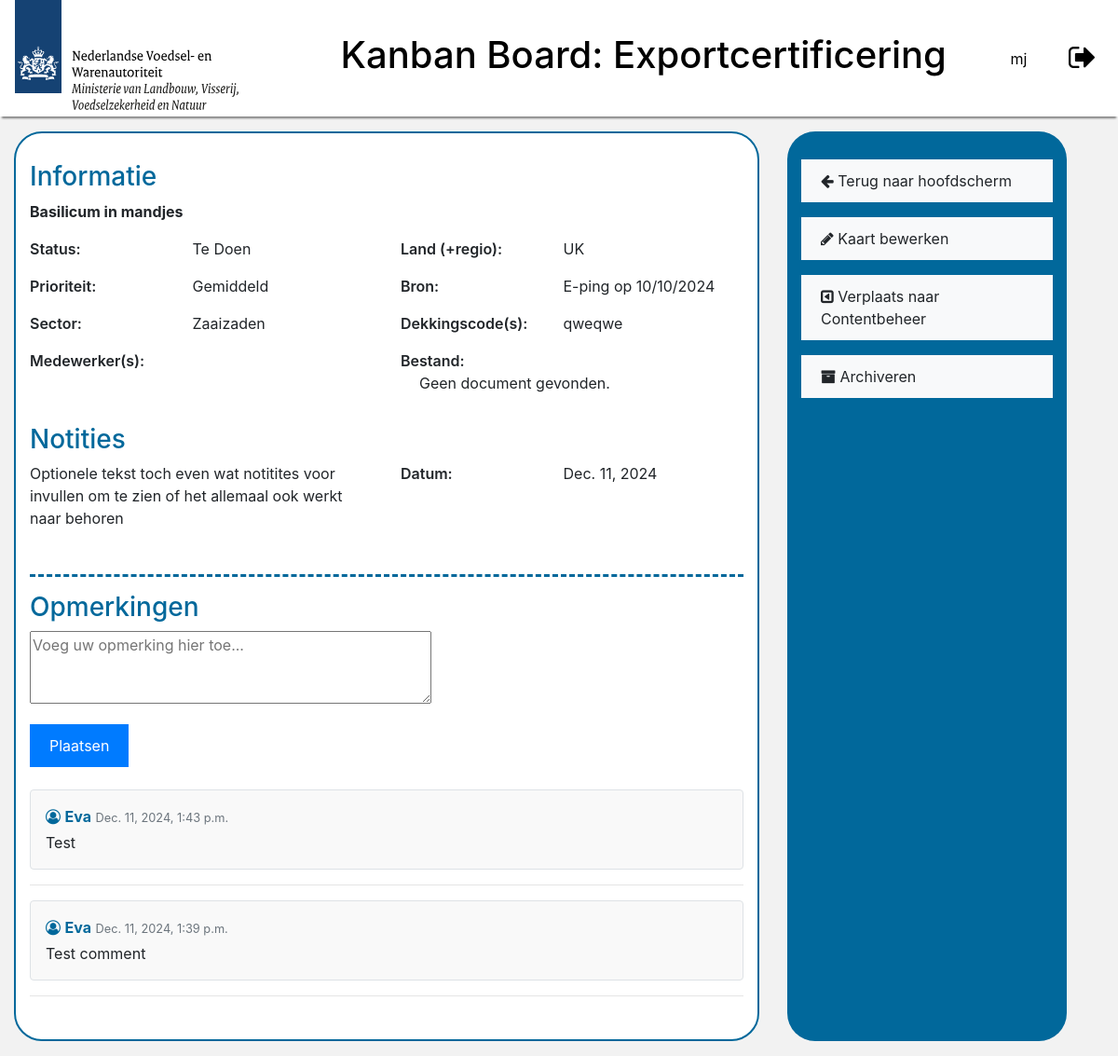
The page /2 (signed in) on the database its author committed.
### tasks/models.py (models this page shows, shortened)
class Task(models.Model):
    description = models.CharField(
        max_length=255,
        blank=False,
        null=False,
    )
    country = models.CharField(max_length=100, default="")
    sector = models.CharField(
        max_length=40,
        choices=SectorChoices.choices,
        default=SectorChoices.ZAAIZADEN
    )
    status = models.CharField(
        max_length=15,
        choices=TaskStatus.choices,
        default=TaskStatus.TODO
    )
    column = models.CharField(
        max_length=20,
        choices=ColumnStatus.choices,
        default=ColumnStatus.EXPERTISE
    )
    assigned_employee = models.ForeignKey(
        User,
        on_delete=models.SET_NULL,
        null=True,
        blank=True,
        related_name='assigned_tasks'
    )
    priority = models.CharField(
        max_length=10,
        choices=PriorityChoices.choices,
        default=PriorityChoices.MEDIUM
    )
    source = models.TextField(blank=True)
    coverages = models.TextField(blank=True)
    created_at = models.DateTimeField(auto_now_add=True)
    archived = models.BooleanField(default=False)
    date_archived = models.DateTimeField(
        blank=True,
        null=True,
    )
    file = models.FileField(upload_to='task_files/', blank=True, null=True)
    notes = models.TextField(
        blank=True,
        help_text="Additional notes or details about the task."
    )

class Comment(models.Model):
    task = models.ForeignKey(Task, on_delete=models.CASCADE, related_name='comments')
    user = models.ForeignKey(User, on_delete=models.CASCADE)
    content = models.TextField()
    created_at = models.DateTimeField(auto_now_add=True)

### tasks/views.py (the view)
# urls.py: path('<int:task_id>', views.view_task, name='view_task'),
@login_required
def view_task(request, task_id):
    task = get_object_or_404(Task, id=task_id)
    comments = task.comments.all().order_by('-created_at')
    if request.method == 'POST':
        comment_form = CommentForm(request.POST)
        if comment_form.is_valid():
            comment = comment_form.save(commit=False)
            comment.task = task
            comment.user = request.user
            comment.save()
            return redirect('view_task', task_id=task.id)
    else:
        comment_form = CommentForm()
    user_has_permission = has_permission_for_task(request.user, task)
    context = {
        'task': task,
        'comments': comments,
        'comment_form': comment_form,
        'user_has_permission': user_has_permission,
    }
    return render(request, 'view_task.html', context)

### tasks/forms.py
class CommentForm(forms.ModelForm):
    class Meta:
        model = Comment
        fields = ['content']
        widgets = {
            'content': forms.Textarea(attrs={
                'placeholder': 'Voeg uw opmerking hier toe...',
                'rows': 3
            }),
        }

### tasks/utils.py (called while the page is built)
def has_permission_for_task(user, task):
    if user.is_superuser:
        return True
    if task.column in ['expertise', 'notificeren'] and user.groups.filter(name="Expertise").exists():
        return True
    if task.column == 'contentbeheer' and user.groups.filter(name="Contentbeheer").exists():
        return True
    return False

### tasks/templates/view_task.html (shortened to what this page needs)
{% extends 'base.html' %}
{% block content %}
<div class="row mb-3" style="width: 100%;">
    <div class="col-8 archive-column mt-3" style="margin-right: 0px;">
        <h3 style="color: #01689b;">Informatie</h3>
            <p><strong>{{ task.description }}</strong></p>
            <div class="row">
                <div class="col-6">
                    <p>
                        <span class="task-details-label">Status:</span>
                        <span class="task-details-value">
                            {% if not task.archived %}
                                {{ task.get_status_display }}
                            {% else %}
                                Afgerond
                            {% endif %}
                        </span>
                    </p>
                    <p>
                        <span class="task-details-label">Prioriteit:</span>
                        <span class="task-details-value">{{ task.priority }}</span>
                    </p>
                    <p>
                        <span class="task-details-label">Sector:</span>
                        <span class="task-details-value">{{ task.sector }}</span>
                    </p>
                    <p>
                        <span class="task-details-label">Medewerker(s):</span>
                    </p>
                </div>
                <div class="col-6">
                    <p>
                        <span class="task-details-label">Land (+regio):</span>
                        <span class="task-details-value">{{ task.country }}</span>
                    </p>
                    <p>
                        <span class="task-details-label">Bron:</span>
                        <span class="task-details-value">{{ task.source }}</span>
                    </p>
                    <p>
                        <span class="task-details-label">Dekkingscode(s):</span>
                        <span class="task-details-value">{{ task.coverages }}</span>
                    </p>
                    <p>
                        <span class="task-details-label">Bestand:</span>
                        <span class="task-details-value">
                            {% if task.file %}
                                <a href="{{ task.file.url }}" target="_blank">Bekijk bestand</a>
                            {% else %}
                                Geen document gevonden.
                            {% endif %}
                        </span>
                    </p>
                </div>
        </div>
        <h3 class="mt-3" style="color: #01689b;">Notities</h3>
        <div class="row">
        <div class="mb-3 col-6">
        <p>{% if task.notes%} {{ task.notes }}{% else %}Geen notities.{% endif %}</p>
        </div>
        <div class="mb-3 col-6">
            <p>
                <span class="task-details-label">Datum:</span>
                <span class="task-details-value">{{ task.created_at | date }}</span>
            </p>
        </div>
    </div>
    <hr style="border-top: 3px dashed #01689b;">
    <h3 style="color: #01689b;">Opmerkingen</h3>
    {% if not task.archived %}
    <form method="post" class="mb-3">
        <div class="form-group">
            {{ comment_form.content }}
        </div>
        <button type="submit" class="btn btn-primary">Plaatsen</button>
    </form>
    {% endif %}
    <div class="comments-section mt-4">
        {% for comment in comments %}
        <div class="comment mb-3 p-3 border rounded">
            <p class="mb-1">
                <i class="fa fa-user-circle-o" style="color: #01689b;"></i>
                <strong>{{ comment.user.username }}</strong>
                <small class="text-muted">{{ comment.created_at }}</small>
            </p>
            <p class="mb-0">{{ comment.content }}</p>
        </div>
        <hr>
        {% empty %}
        <p class="text-muted">Geen opmerkingen tot nu toe</p>
        {% endfor %}
    </div>
    </div>
    <div class="col-3 mt-3 settings-column" name="settings-column"
        style="margin-right: 0px !important; margin-left: 30px;">
        <a href="{% url 'kanban_board' %}" class="btn btn-light mb-3" style="width: 100%;"><i
                class="fa fa-arrow-left"></i> Terug naar hoofdscherm</a>
        {% if task.archived %}
        <a href="{% url 'archive' %}" class="btn btn-light mb-3" style="width: 100%;"><i class="fa fa-arrow-left"></i>
            Terug naar archief <i class="fa fa-history"></i></a>
        <form action="{% url 'unarchive_task' task.id %}" method="post" style="display:inline;">
            {% csrf_token %}
            <button type="submit" class="btn btn-light mb-3" style="width: 100%;"><i class="fa fa-repeat"></i>
                Herstellen</button>
        </form>
        <form action="{% url 'delete_task' task.id %}" method="post" style="display:inline;">
            {% csrf_token %}
            <button type="submit" class="btn btn-danger mb-3" style="width: 100%;"><i class="fa fa-trash"></i>
                Verwijderen</button>
        </form>
        {% else %}
        {% if user_has_permission %}
        <a href="{% url 'edit_task' task.id %}" class="btn btn-light mb-3" style="width: 100%;"><i
                class="fa fa-pencil"></i> Kaart bewerken</a>
        {% if task.column == "expertise" %}
        <a href="{% url 'move_task' task.id 'next' %}" class="btn btn-light mb-3" style="width: 100%;"
            name="move-to-contentbeheer"><i class="fa fa-toggle-right"></i> Verplaats
            naar Contentbeheer</a>
        {% elif task.column == "notificeren" %}
        <a href="{% url 'move_task' task.id 'previous' %}" class="btn btn-light mb-3" style="width: 100%;"
            name="move-to-contentbeheer"><i class="fa fa-toggle-left"></i> Verplaats naar Contentbeheer</a>
        {% endif %}
        <a href="{% url 'archive_task' task.id %}" class="btn btn-light mb-3" style="width: 100%;"><i
            class="fa fa-archive"></i> Archiveren</a>
        {% endif %}
        {% endif %}
    </div>
</div>
{% endblock %}

### tasks/templates/base.html (shortened to what this page needs)
{% load static %}
<!DOCTYPE html>
<html lang="nl">
<head>
    <link rel="stylesheet" href="{% static 'main.css' %}">
    <link href="https://stackpath.bootstrapcdn.com/bootstrap/4.5.2/css/bootstrap.min.css" rel="stylesheet">
    <link rel="stylesheet" href="https://cdnjs.cloudflare.com/ajax/libs/font-awesome/4.7.0/css/font-awesome.min.css">
</head>
<body style="background-color: #f2f2f2;">
    <header class="header" style="padding-top: 0px; padding-bottom: 0px;">
        {% if not user.is_authenticated %}
        <img src="{% static 'nvwa_logo.svg'%}" alt="NVWA logo">
        <h1 style="text-align: center; width: 100%; margin-right: 235px;">Kanban Board: Exportcertificering</h1>
        {% else %}
        <img src="{% static 'nvwa_logo.svg'%}" alt="NVWA logo">
        <h1 style="text-align: center;">Kanban Board: Exportcertificering</h1>
        <div class="user-info row justify-content-end" style="margin-right: 20px;">
            <div class="col-4">
                    <bold>{{ user.username }}</bold>
            </div>
            <a href="{% url 'logout' %}" class="logout-icon col-3" title="Logout"><i class="fa fa-sign-out fa-2x"></i></a>
            {% endif %}
        </div>
    </header>
    {% block content %}
    {% endblock %}
</body>
</html>

### static/main.css (style rules this page uses)
.header { display: flex; justify-content: space-between; align-items: center; padding: 16px; background-color: white; color: black; box-shadow: 0 4px 2px -2px gray; }
.user-info { display: flex; align-items: center; gap: 8px; }
.logout-icon { margin-left: 12px; text-decoration: none; color: #000; }
.settings-column { background-color: #01689b; border-radius: 30px; padding-top: 30px; padding-bottom: 30px; margin-right: 50px; }
.archive-column { background-color: #fff; border: 2px #01689b solid; border-radius: 30px; padding-top: 30px; padding-bottom: 30px; margin-left: 30px; }
.btn { border-radius: 0px !important; text-align: start !important; padding: 20px !important; padding-top: 10px !important; padding-bottom: 10px !important; }
.comment { background-color: #f9f9f9; border: 1px solid #ddd; border-radius: 8px; padding: 10px; margin-bottom: 15px; }
.comment strong { color: #01689b; }
.task-details-label { font-weight: 600; width: 150px; display: inline-block; }
.task-details-value { display: inline-block; margin-left: 20px; }

### rows shown on the page
Task: description "Basilicum in mandjes", status "Te Doen", priority "Gemiddeld", sector "Zaaizaden", country "UK", source "E-ping op 10/10/2024", coverages "qweqwe", notes "Optionele tekst toch even wat notitites voor invullen om te zien of het allemaal ook werkt naar behoren", created_at "Dec. 11, 2024"
Comment: user.username "Eva", created_at "Dec. 11, 2024, 1:43 p.m.", content "Test"
Comment: user.username "Eva", created_at "Dec. 11, 2024, 1:39 p.m.", content "Test comment"

### other values the page prints
{{ user.username }} "mj"
